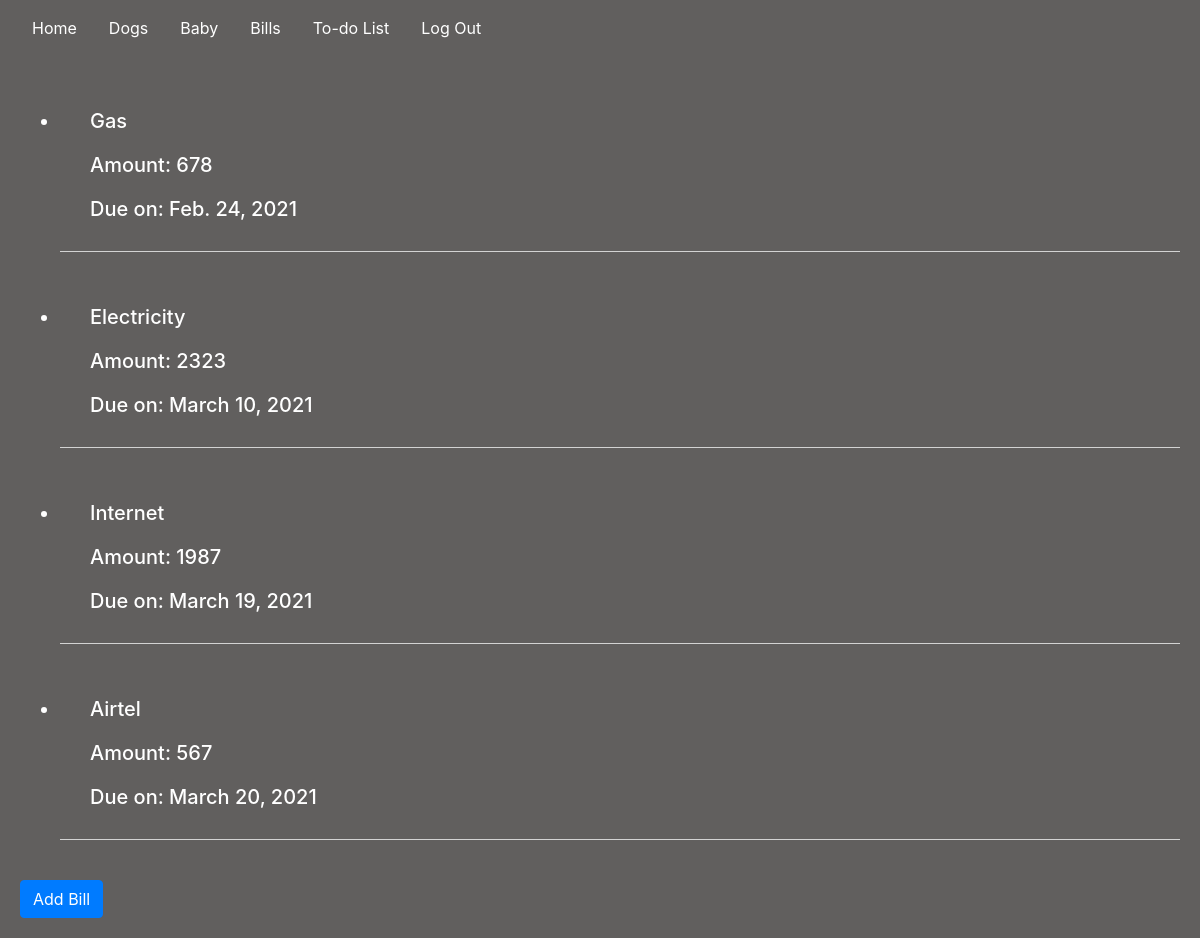
Page /bills (signed in) on the earlier database version.
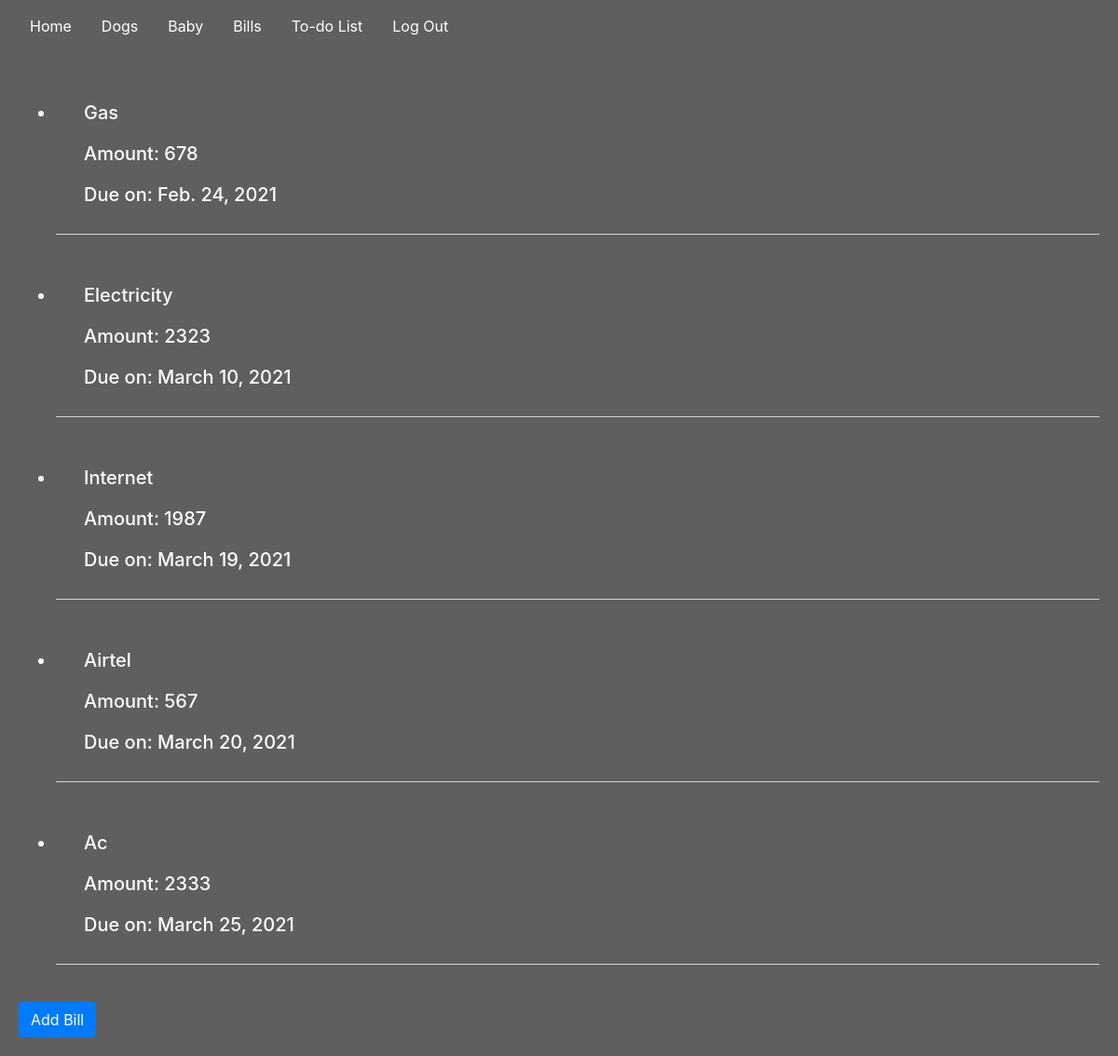
Same page on the later database version.
### housemanager/models.py (models this page shows, shortened)
class Bills(models.Model):
    bill_name = models.CharField(max_length=200)
    bill_amount = models.IntegerField(default=0)
    bill_due = models.DateField(auto_now=False, auto_now_add=False)

### housemanager/views.py (the view)
# urls.py: path("bills", views.bills, name="bills"),
@csrf_exempt
@login_required(login_url="/login")
def bills(request):
    bills = Bills.objects.all()
    return render(request, "housemanager/bills.html", {
        "bills": bills,
    })

### housemanager/templates/housemanager/bills.html (shortened to what this page needs)
{% extends "housemanager/layout.html" %}
{% load static %}
{% block body %}
<ul id="bills">
    {% for bills in bills %}
    <li class="listitem">
        <h5>{{bills.bill_name | title}}</h5>
        <h5>Amount: {{bills.bill_amount}}</h5>
        <h5>Due on: {{bills.bill_due}}</h5>
    </li>
    {% endfor %}
</ul>
<button class="btn btn-primary" id="bill-button">Add Bill</button>
{% endblock %}

Differences in the rows shown:
added Bills: bill_name "Ac", bill_amount "2333", bill_due "March 25, 2021"
